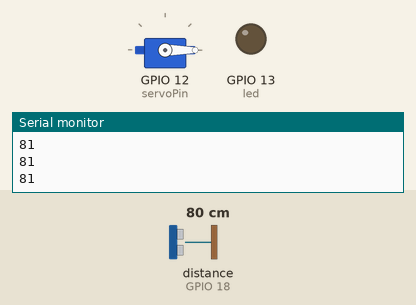
Recording of a sketch running on a simulated ESP32. Parts: servo, output pins drawn as LEDs (lit = HIGH), the last lines printed to the serial monitor. The test bench sets the inputs (shaded band); at power-on: distance to the obstacle (sensor on GPIO 18) 80 cm. The echo pulse lasts 58.3 µs per cm; WiFi joins after 1.5 s; servers stay silent unless stated.

Above: at 2.7 s.
2.8 s: distance to the obstacle (sensor on GPIO 18) set to 16 cm
4.3 s: distance to the obstacle (sensor on GPIO 18) set to 13 cm
At 4.94 s:
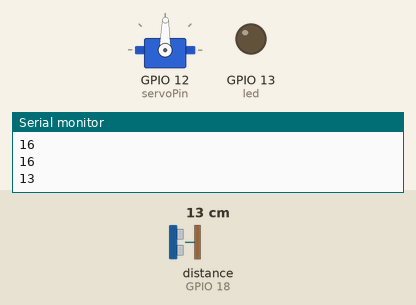
At 6.5 s:
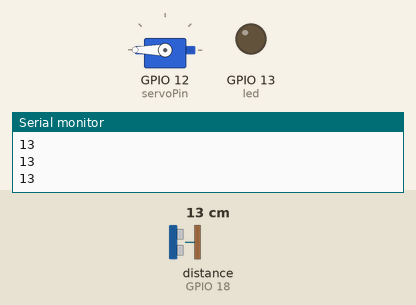
Timing chart, 0 to 8.0 s (numbered marks = the images above; inputs shaded):
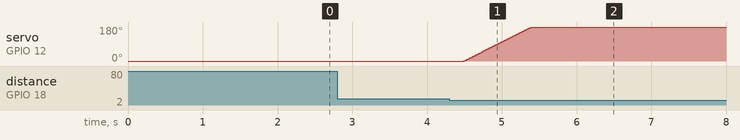

Measured:
- the behaviour switches between 15 and 14 cm on distance to the obstacle (sensor on GPIO 18) (found by bisection; images 0 and 1)
- after the input at 4.3 s, servo on GPIO 12 (servoPin): moves from 0° to 180° over 0.90 s, starting after 0.19 s

The sketch:

helloItsATrap.ino
```cpp
#include <WiFi.h>
#include <WiFiClient.h>
#include <WebServer.h>
#include <ESPmDNS.h>
#include <NewPing.h>
#include <ESP32Servo.h>

#define TRIGGER_PIN  19  // Arduino pin tied to trigger pin on the ultrasonic sensor.
#define ECHO_PIN     18  // Arduino pin tied to echo pin on the ultrasonic sensor.
// trig yellow D19 / echo ora D18
#define MAX_DISTANCE 300 // Maximum distance we want to ping for (in centimeters). Maximum sensor distance is rated at 400-500cm.

NewPing sonar(TRIGGER_PIN, ECHO_PIN, MAX_DISTANCE); // NewPing setup of pins and maximum distance.
Servo myservo;  // create servo object to control a servo

int pos;    // variable to store the servo position
// Recommended PWM GPIO pins on the ESP32 include 2,4,12-19,21-23,25-27,32-33
int servoPin = 12;


const char* ssid = "LEKKERWIFI";
const char* password = "lekkerekoeken";

WebServer server(80);

const int led = 13;
bool guillotOn = false;


void handleRoot() {
  digitalWrite(led, 1);
  server.send(200, "text/plain", "hello from your mice assistant!");
  digitalWrite(led, 0);
}

void handleNotFound() {
  digitalWrite(led, 1);
  String message = "File Not Found\n\n";
  message += "URI: ";
  message += server.uri();
  message += "\nMethod: ";
  message += (server.method() == HTTP_GET) ? "GET" : "POST";
  message += "\nArguments: ";
  message += server.args();
  message += "\n";
  for (uint8_t i = 0; i < server.args(); i++) {
    message += " " + server.argName(i) + ": " + server.arg(i) + "\n";
  }
  server.send(404, "text/plain", message);
  digitalWrite(led, 0);
}

void setup(void) {
  pinMode(led, OUTPUT);
  digitalWrite(led, 0);
  // ESP32PWM::allocateTimer(0);
	// ESP32PWM::allocateTimer(1);
	// ESP32PWM::allocateTimer(2);
	// ESP32PWM::allocateTimer(3);
	// myservo.setPeriodHertz(50);    // standard 50 hz servo
	myservo.attach(servoPin, 500, 2400); // attaches the servo on pin 18 to the servo object
  myservo.write(0);


	// using default min/max of 1000us and 2000us
	// different servos may require different min/max settings
	// for an accurate 0 to 180 sweep
  Serial.begin(115200);
  WiFi.mode(WIFI_STA);
  WiFi.begin(ssid, password);
  Serial.println("");

  // Wait for connection
  while (WiFi.status() != WL_CONNECTED) {
    delay(500);
    Serial.print(".");
  }

  // Report connection status
  Serial.println("");
  Serial.print("Connected to ");
  Serial.println(ssid);
  Serial.print("IP address: ");
  Serial.println(WiFi.localIP());

  if (MDNS.begin("esp32")) {
    Serial.println("MDNS responder started");
  }

  server.on("/", handleRoot);

  server.on("/inline", []() {
    server.send(200, "text/plain", "this works as well");
  });

  server.onNotFound(handleNotFound);

  server.begin();
  Serial.println("HTTP server started");
}

void loop(void) {
  server.handleClient();


  // Check distance

  checkDistance();


}


void checkDistance(){
  unsigned int distance = sonar.convert_cm(sonar.ping_median(5)); // read distance from ultrasonic sensor (using median of 5 iterations)
  Serial.println(distance);

 if(distance <= 14 && distance != 0){
   triggerEngine();
}


}


void triggerEngine(){
  if(guillotOn==false){
      for (pos = 0; pos <= 180; pos += 1) { // goes from 0 degrees to 180 degrees
        // in steps of 1 degree
        myservo.write(pos);    // tell servo to go to position in variable 'pos'
        delay(5);             // waits 15ms for the servo to reach the position
      }
      guillotOn = true;
    }


}
```
